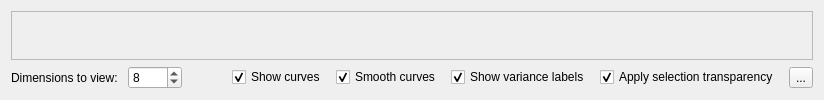
      <widget class="QWidget" name="tabParallelCoordPlot">
       <property name="sizePolicy">
        <sizepolicy hsizetype="Expanding" vsizetype="Expanding">
         <horstretch>0</horstretch>
         <verstretch>0</verstretch>
        </sizepolicy>
       </property>
       <attribute name="icon">
        <iconset resource="gui.qrc">
         <normaloff>:/icons/icons/chart_parallel.png</normaloff>:/icons/icons/chart_parallel.png</iconset>
       </attribute>
       <attribute name="title">
        <string>Parallel coordinate plot</string>
       </attribute>
       <attribute name="toolTip">
        <string>Parallel coordinate plot</string>
       </attribute>
       <layout class="QVBoxLayout" name="verticalLayout_2">
        <item>
         <widget class="QFrame" name="parallelCoordinatePlotFrame">
          <property name="sizePolicy">
           <sizepolicy hsizetype="Preferred" vsizetype="Preferred">
            <horstretch>4</horstretch>
            <verstretch>4</verstretch>
           </sizepolicy>
          </property>
          <property name="frameShape">
           <enum>QFrame::StyledPanel</enum>
          </property>
          <property name="frameShadow">
           <enum>QFrame::Plain</enum>
          </property>
          <layout class="QHBoxLayout" name="horizontalLayout_4">
           <property name="margin">
            <number>9</number>
           </property>
           <item>
            <widget class="QwtPlot" name="qwtPlotParallelCoord">
             <property name="sizePolicy">
              <sizepolicy hsizetype="Expanding" vsizetype="Expanding">
               <horstretch>4</horstretch>
               <verstretch>4</verstretch>
              </sizepolicy>
             </property>
            </widget>
           </item>
          </layout>
         </widget>
        </item>
        <item>
         <layout class="QHBoxLayout" name="horizontalLayout_6">
          <property name="spacing">
           <number>10</number>
          </property>
          <item>
           <widget class="QLabel" name="label">
            <property name="text">
             <string>Dimensions to view:</string>
            </property>
           </widget>
          </item>
          <item>
           <widget class="QSpinBox" name="spinParallelCoordDim">
            <property name="minimum">
             <number>2</number>
            </property>
            <property name="maximum">
             <number>1000</number>
            </property>
            <property name="value">
             <number>8</number>
            </property>
           </widget>
          </item>
          <item>
           <spacer name="horizontalSpacer">
            <property name="orientation">
             <enum>Qt::Horizontal</enum>
            </property>
            <property name="sizeHint" stdset="0">
             <size>
              <width>40</width>
              <height>20</height>
             </size>
            </property>
           </spacer>
          </item>
          <item>
           <widget class="QCheckBox" name="chkShowCurve">
            <property name="text">
             <string>Show curves</string>
            </property>
            <property name="checked">
             <bool>true</bool>
            </property>
           </widget>
          </item>
          <item>
           <widget class="QCheckBox" name="chkFitCurve">
            <property name="text">
             <string>Smooth curves</string>
            </property>
            <property name="checked">
             <bool>true</bool>
            </property>
           </widget>
          </item>
          <item>
           <widget class="QCheckBox" name="chkShowVarianceLabels">
            <property name="text">
             <string>Show variance labels</string>
            </property>
            <property name="checked">
             <bool>true</bool>
            </property>
           </widget>
          </item>
          <item>
           <widget class="QCheckBox" name="chkParallelCoordSelectionTransparency">
            <property name="text">
             <string>Apply selection transparency</string>
            </property>
            <property name="checked">
             <bool>true</bool>
            </property>
           </widget>
          </item>
          <item>
           <widget class="QToolButton" name="tbParallelCoordProjectedCoord">
            <property name="toolTip">
             <string>View projected coordinates table</string>
            </property>
            <property name="statusTip">
             <string>View projected coordinates table</string>
            </property>
            <property name="text">
             <string>...</string>
            </property>
            <property name="icon">
             <iconset resource="gui.qrc">
              <normaloff>:/icons/icons/table_mds.png</normaloff>:/icons/icons/table_mds.png</iconset>
            </property>
            <property name="iconSize">
             <size>
              <width>24</width>
              <height>24</height>
             </size>
            </property>
           </widget>
          </item>
         </layout>
        </item>
       </layout>
      </widget>
